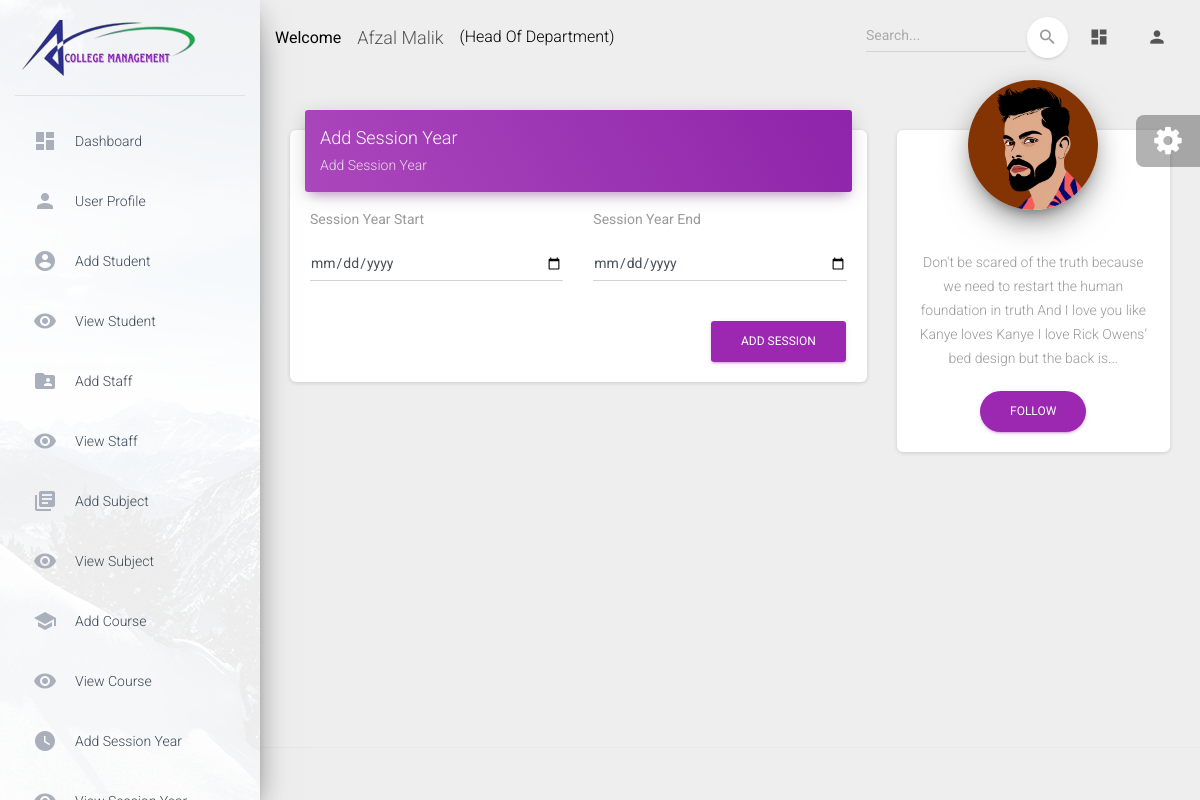
/hod/session/add (signed in), run on the app's committed database.
### app/models.py (models this page shows)
class CustomUser(AbstractUser):
    USER = (
        (1,'HOD'),
        (2, 'STAFF'),
        (3, 'STUDENT'),
    )
    user_type=models.CharField(choices=USER,max_length=50,default=1)
    profile_pic=models.ImageField(upload_to='media/profile_pic')

### college_project/hod_views.py (the view, shortened to what this page needs)
# urls.py: path('hod/session/add', hod_views.ADD_SESSION, name='add_session'),
def ADD_SESSION(request):
    return render(request,'hod/add_session.html')

### templates/hod/add_session.html (shortened to what this page needs)
{% extends "base.html" %}
{% block content %}
          <div class="row">
            <div class="col-md-8">
              <div class="card">
                <div class="card-header card-header-primary">
                  <h4 class="card-title">Add Session Year</h4>
                  <p class="card-category">Add Session Year</p>
                </div>
                <div class="card-body">
                  <form action="{% url 'add_session' %}" method="post">
                    <div class="row">
                      <div class="col-md-6">
                        <label class="bmd-label-floating">Session Year Start</label>
                        <div class="form-group">
                          <input type="Date" class="form-control"  name="session_year_start" required>
                        </div>
                      </div>
                          <div class="col-md-6">
                        <label class="bmd-label-floating">Session Year End</label>
                        <div class="form-group">
                          <input type="Date" class="form-control"  name="session_year_end" required>
                        </div>
                      </div>
                      </div>
                    <br>
                    <button type="submit" class="btn btn-primary pull-right">Add Session</button>
                    <div class="clearfix"></div>
                  </form>
                </div>
              </div>
            </div>
            <div class="col-md-4">
              <div class="card card-profile">
                <div class="card-avatar">
                  {% if user.profile_pic == "" %}
                    <a href="#pablo">
                    <img class="img" src="/static/assets/img/faces/noimg1.png" />
                  </a>
                  {% else %}
                  <a href="#">
                    <img class="img" src="/{{user.profile_pic}}" />
                  </a>
                  {% endif %}
                </div>
                <div class="card-body">
                  <p class="card-description">
                    Don't be scared of the truth because we need to restart the human foundation in truth And I love you like Kanye loves Kanye I love Rick Owens’ bed design but the back is...
                  </p>
                  <a href="#pablo" class="btn btn-primary btn-round">Follow</a>
                </div>
              </div>
            </div>
          </div>
{% endblock content %}

### templates/includes/navigation.html (shortened to what this page needs)
      <nav class="navbar navbar-expand-lg navbar-transparent navbar-absolute fixed-top ">
        <div class="container-fluid">
          <div class="navbar-wrapper">
            <strong style="color:black;">Welcome</strong>
            <a class="navbar-brand" href="#pablo">{{user.first_name}} {{user.last_name}}</a>
            {% if user.user_type == '1' %}
            <p style="margin-top: 15px; color:black;">(Head Of Department)</p>
            {% elif user.user_type == '2' %}
            <p style="margin-top: 15px; color:black;">(Staff)</p>
            {% else %}
            <p style="margin-top: 15px; color:black;">(Student)</p>
            {% endif %}
          </div>
          <div class="collapse navbar-collapse justify-content-end">
            <form class="navbar-form">
              <div class="input-group no-border">
                <input type="text" value="" class="form-control" placeholder="Search...">
                <button type="submit" class="btn btn-white btn-round btn-just-icon">
                  <i class="material-icons">search</i>
                  <div class="ripple-container"></div>
                </button>
              </div>
            </form>
            <ul class="navbar-nav">
              <li class="nav-item">
                <a class="nav-link" href="#pablo">
                  <i class="material-icons">dashboard</i>
                </a>
              </li>
              <li class="nav-item dropdown">
                <a class="nav-link" href="#pablo" id="navbarDropdownProfile" data-toggle="dropdown" aria-haspopup="true" aria-expanded="false">
                  <i class="material-icons">person</i>
                </a>
              </li>
            </ul>
          </div>
        </div>
      </nav>

### data on the page
CustomUser: first_name "Afzal", last_name "Malik", profile_pic (picture)
